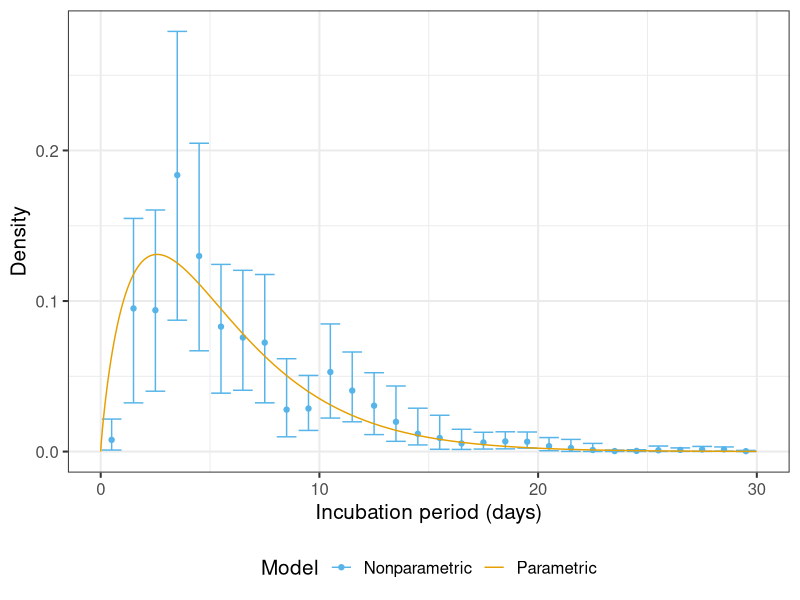
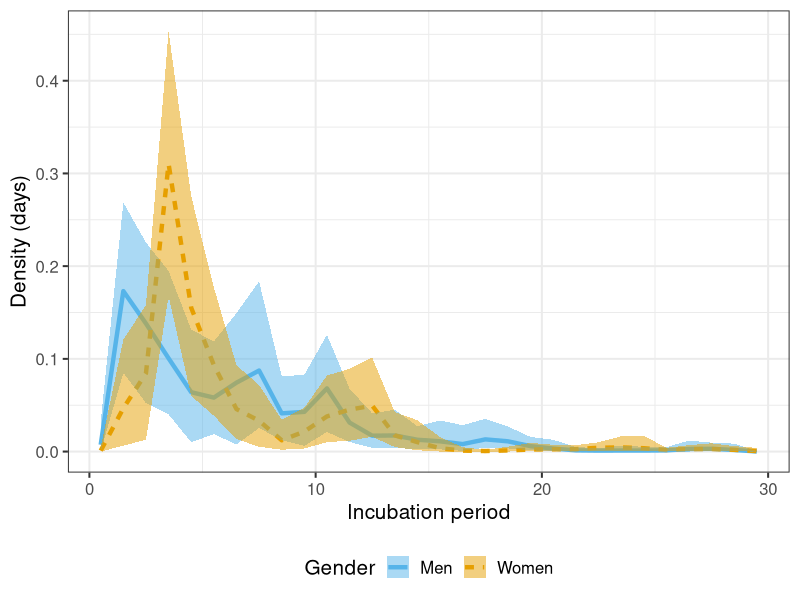
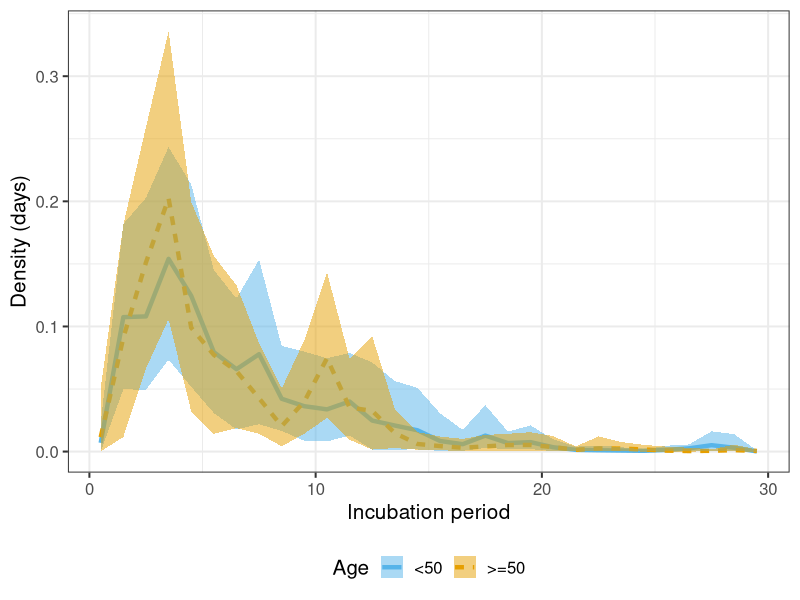

Here is the R script that generated these plots, in order:

library(ggplot2)

df = read.csv("posterior_w.csv",header = F,sep="")
names(df) = c("pos_mean","q025","q975")
df$day = (0:29)+0.5

df$Model <- "Nonparametric"

x = (0:(30*1000))/1000
y = dgamma(x,shape=1.8632188,rate=0.3347591)
df2 = data.frame(x,y)
df2$Model <- "Parametric"

## cbPalette <- c(## "#000000",
##                 "#E69F00", "#56B4E9", "#009E73", "#F0E442", "#0072B2", "#D55E00", "#CC79A7")
p = ggplot(df,aes(x=day,y=pos_mean, color = Model)) + geom_point() + geom_errorbar(aes(ymin=q025,ymax=q975)) + geom_line(data=df2,aes(x=x,y=y)) + scale_color_manual(values = c("#56B4E9", "#E69F00"))
p = p + xlab("Incubation period (days)") + ylab("Density") + theme_bw(base_size = 15) + theme(legend.position = "bottom")

ggsave(filename = "../../Figures/posterior_of_w.pdf", p)


## Gender
df = read.csv("posterior_w_gender.csv",header = T,sep=",")
df$day = (0:29)+0.5

library(reshape2)
df_long <- melt(df, id.vars = "day")
df_long$Gender <- rep(c("Men", "Women"), each = nrow(df_long) / 2)
df_long$variable <- rep(rep(c("mean", "lower", "upper"), each = nrow(df_long) / 6), 2)
df <- dcast(df_long, Gender + day ~ variable)

library(ggplot2)
p <- ggplot(df, aes(x = day,y = mean, ymin = lower, ymax = upper, fill = Gender, linetype = Gender)) + geom_line(aes(color = Gender), size = 1.5) + geom_ribbon(alpha = 0.5) + scale_color_manual(values = c("#56B4E9", "#E69F00")) + scale_fill_manual(values = c("#56B4E9", "#E69F00")) + theme_bw(base_size = 15) + xlab("Incubation period") + ylab("Density (days)") + theme(legend.position = "bottom")

ggsave(filename = "../../../Figures/posterior_of_w_gender.pdf", p)

## Age
df = read.csv("posterior_w_age.csv",header = T,sep=",")
df$day = (0:29)+0.5

library(reshape2)
df_long <- melt(df, id.vars = "day")
df_long$Age <- rep(c(">=50", "<50"), each = nrow(df_long) / 2)
df_long$variable <- rep(rep(c("mean", "lower", "upper"), each = nrow(df_long) / 6), 2)
df <- dcast(df_long, Age + day ~ variable)

library(ggplot2)
p <- ggplot(df, aes(x = day,y = mean, ymin = lower, ymax = upper, fill = Age, linetype = Age)) + geom_line(aes(color = Age), size = 1.5) + geom_ribbon(alpha = 0.5) + scale_color_manual(values = c("#56B4E9", "#E69F00")) + scale_fill_manual(values = c("#56B4E9", "#E69F00")) + theme_bw(base_size = 15) + xlab("Incubation period") + ylab("Density (days)") + theme(legend.position = "bottom")

ggsave(filename = "../../../Figures/posterior_of_w_age.pdf", p)
